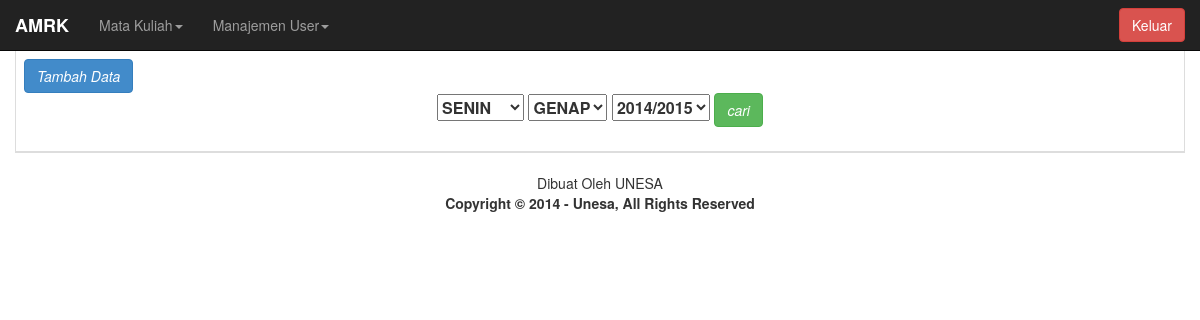
The app's page /admin/pinjam/pinjam.php with its own data.
### tables this page shows
CREATE TABLE IF NOT EXISTS `web` (
  `id` int(10) NOT NULL,
  `pembuat` varchar(100) DEFAULT NULL,
  `lisensi` varchar(100) DEFAULT NULL,
  `judul` varchar(100) DEFAULT NULL,
  PRIMARY KEY (`id`)
);

### admin/pinjam/pinjam.php (the view, shortened to what this page needs)
<?php
  include "../../koneksi/conn.php";
 ?>
<html lang="en"><head><meta http-equiv="Content-Type" content="text/html; charset=UTF-8">
    <link href="../../css/bootstrap.min.css" rel="stylesheet" media="screen">
    <link href="../../css/template.css" rel="stylesheet">
  </head>
  <body>
    <nav class="navbar navbar-inverse navbar-fixed-top" role="navigation">
      <div class="container-fluid">
        <div class="navbar-header">
          <a class="navbar-brand"><?php
$sql = "SELECT * FROM web";
 $result = $sqli->query($sql);
while($tampil=$result->fetch_assoc())
{
 echo  "<b>" .$tampil["judul"]. "</b>" ;
   }
?></a>
        </div>
        <div id="navbar" class="collapse navbar-collapse">
          <ul class="nav navbar-nav">
          <li class="dropdown">
          <a href="#" class="dropdown-toggle" data-toggle="dropdown" role="button" aria-expanded="false">Mata Kuliah<span class="caret"></span></a>
        </li>
        <li class="dropdown">
          <a href="#" class="dropdown-toggle" data-toggle="dropdown" role="button" aria-expanded="false">Manajemen User<span class="caret"></span></a>
        </li>
          </ul>
          <ul class="nav navbar-nav navbar-right">
          <form action="../fungsi/logout.php" method="post" class="navbar-form navbar-left" role="logout">
          <input type="submit" name="keluar" value="Keluar" class="btn btn-danger">
          </form>
          </ul>
        </div>
        </div>
    </nav>
<?php
    $hari ="";
  $semester = "";
  $thajaran = "";
  ?>
<div class="container-fluid">
<div class="table-responsive">
<table class="table table-bordered table-striped">
<thead>
    <tr>
        <th><div class="control-group">
    <div class="controls">
      <a href="#dialog-pinjam" id="0" class="btn btn-primary tambah" data-toggle="modal">
        <i class="icon-plus">Tambah Data </i>
      </a>
    <center> <form class="form-horizontal" >
      <select class="input-medium" name="hari">
        <?php
        $hri= mysqli_query($sqli,"SELECT * FROM hari ");
        while ($h=mysqli_fetch_array($hri)){
          ?>
        <option value="<?= $h['HARI']?>" <?php if($hari==$h['HARI']) {echo 'selected';} ?>><?= $h['HARI']?></option> <?php } ?>
      </select>
       <select class="input-medium" name="semester">
        <?php
        $ses= mysqli_query($sqli,"SELECT * FROM semester ");
        while ($s=mysqli_fetch_array($ses)){
          ?>
        <option value="<?= $s['SEMESTER']?>" <?php if($semester==$s['SEMESTER']) {echo 'selected';} ?>><?= $s['SEMESTER']?></option> <?php } ?>
      </select>
       <select class="input-medium" name="thajaran">
        <?php
        $thaj= mysqli_query($sqli,"SELECT * FROM tahun_ajaran ");
        while ($th=mysqli_fetch_array($thaj)){
          ?>
        <option value="<?=$th['TAHUN_AJARAN']?>" <?php if($thajaran==$th['TAHUN_AJARAN']) {echo 'selected';} ?>><?= $th['TAHUN_AJARAN']?></option> <?php } ?>
      </select>
<a id="filter-pinjam" class="btn btn-success" >
        <i class="icon-plus">cari</i>
      </a>
</form>
</center>
      </th>
    </tr>
</thead>
</table>
</div>
  </div>
<div class="container-fluid">
<div class="row">
<center>
<?php
$sql = "SELECT * FROM web";
 $result = $sqli->query($sql);
while($tampil=$result->fetch_assoc())
{
 echo  $tampil["pembuat"];
 echo '<br>';
 echo  "<b>" .$tampil["lisensi"]. "</b>" ;
   }
?>
</center>
</div>
</div>
</body>
</html>

### css/template.css (style rules this page uses)
body { padding-top: 50px; }

### records on screen
web: judul "AMRK", pembuat "Dibuat Oleh UNESA", lisensi "Copyright © 2014 - Unesa, All Rights Reserved"

### other values on screen
form field hari "SENIN"
form field semester "GENAP"
form field thajaran "2014/2015"
